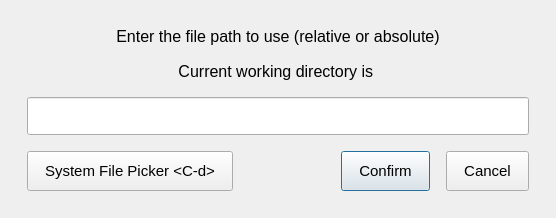
<?xml version="1.0" encoding="UTF-8"?>
<ui version="4.0">
 <class>FileDialog</class>
 <widget class="QDialog" name="FileDialog">
  <property name="geometry">
   <rect>
    <x>0</x>
    <y>0</y>
    <width>556</width>
    <height>216</height>
   </rect>
  </property>
  <property name="windowTitle">
   <string>Dialog</string>
  </property>
  <layout class="QVBoxLayout" name="verticalLayout_2">
   <item>
    <layout class="QVBoxLayout" name="verticalLayout">
     <property name="spacing">
      <number>16</number>
     </property>
     <property name="leftMargin">
      <number>16</number>
     </property>
     <property name="topMargin">
      <number>16</number>
     </property>
     <property name="rightMargin">
      <number>16</number>
     </property>
     <property name="bottomMargin">
      <number>16</number>
     </property>
     <item>
      <widget class="QLabel" name="mainLabel">
       <property name="font">
        <font>
         <pointsize>12</pointsize>
        </font>
       </property>
       <property name="text">
        <string>Enter the file path to use (relative or absolute)</string>
       </property>
       <property name="alignment">
        <set>Qt::AlignCenter</set>
       </property>
      </widget>
     </item>
     <item>
      <widget class="QLabel" name="cwdLabel">
       <property name="font">
        <font>
         <pointsize>12</pointsize>
        </font>
       </property>
       <property name="text">
        <string>Current working directory is &lt;cwd&gt;</string>
       </property>
       <property name="alignment">
        <set>Qt::AlignCenter</set>
       </property>
      </widget>
     </item>
     <item>
      <widget class="QLineEdit" name="filePathBox">
       <property name="font">
        <font>
         <pointsize>11</pointsize>
        </font>
       </property>
       <property name="styleSheet">
        <string notr="true">padding: 8px</string>
       </property>
      </widget>
     </item>
     <item>
      <layout class="QHBoxLayout" name="horizontalLayout">
       <item>
        <widget class="QPushButton" name="openSystemDialogButton">
         <property name="font">
          <font>
           <pointsize>11</pointsize>
          </font>
         </property>
         <property name="styleSheet">
          <string notr="true">padding: 10px 17px</string>
         </property>
         <property name="text">
          <string>System File Picker &lt;C-d&gt;</string>
         </property>
         <property name="autoDefault">
          <bool>false</bool>
         </property>
        </widget>
       </item>
       <item>
        <spacer name="horizontalSpacer">
         <property name="orientation">
          <enum>Qt::Horizontal</enum>
         </property>
         <property name="sizeHint" stdset="0">
          <size>
           <width>40</width>
           <height>20</height>
          </size>
         </property>
        </spacer>
       </item>
       <item>
        <widget class="QPushButton" name="confirmButton">
         <property name="font">
          <font>
           <pointsize>11</pointsize>
          </font>
         </property>
         <property name="styleSheet">
          <string notr="true">padding: 10px 17px</string>
         </property>
         <property name="text">
          <string>Confirm</string>
         </property>
        </widget>
       </item>
       <item>
        <widget class="QPushButton" name="cancelButton">
         <property name="font">
          <font>
           <pointsize>11</pointsize>
          </font>
         </property>
         <property name="styleSheet">
          <string notr="true">padding: 10px 17px</string>
         </property>
         <property name="text">
          <string>Cancel</string>
         </property>
         <property name="autoDefault">
          <bool>false</bool>
         </property>
        </widget>
       </item>
      </layout>
     </item>
    </layout>
   </item>
  </layout>
 </widget>
 <resources/>
 <connections/>
</ui>
